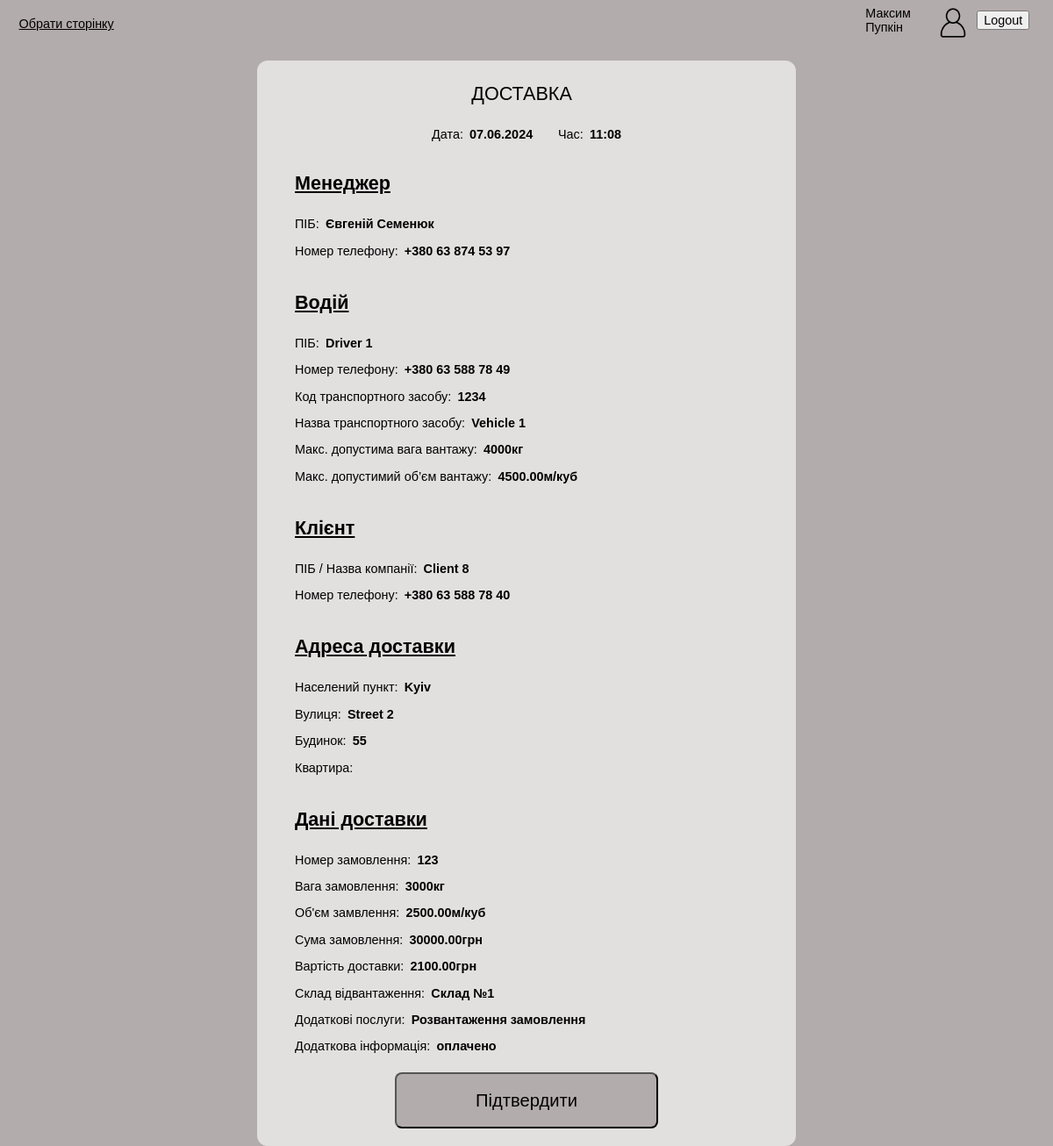
/order/6/ (signed in), run on the app's committed database.
### accounts/models.py (models this page shows, shortened)
class CustomUser(AbstractUser):
    phone_number = models.CharField(max_length=20, null=True, blank=True)

### delivery_app/models.py (models this page shows, shortened)
class OrderInfo(models.Model):
    STATUS_CHOICES = [
        ('confirmed', 'Підтверджено'),
        ('on_the_way', 'В дорозі'),
        ('delivered', 'Доставлено'),
        ('canceled', 'Відмінено')
    ]
    ADRESS_CHOICES = [
        ('address1', "Склад №1"),
        ('address2', "Склад №2")
    ]
    order_number = models.IntegerField(unique=True)
    order_weight = models.IntegerField()
    order_volume = models.DecimalField(max_digits=10, decimal_places=2)
    order_amount = models.DecimalField(max_digits=10, decimal_places=2)
    delivery_amount = models.DecimalField(max_digits=10, decimal_places=2, blank=True, null=True)
    distance = models.IntegerField()
    order_adress = models.CharField(max_length=50, choices=ADRESS_CHOICES)
    unload_service = models.BooleanField(default=False)
    manipulator_service = models.BooleanField(default=False)
    additional_info = models.TextField(blank=True, null=True)
    ship_date = models.DateField(blank=True, null=True)
    ship_time = models.TimeField(blank=True, null=True)
    status = models.CharField(max_length=20, choices=STATUS_CHOICES, default='confirmed')
    created_at = models.DateTimeField(auto_now_add=True)
    updated_at = models.DateField()
    client = models.ForeignKey(Client, on_delete=models.PROTECT, related_name='orders')
    address = models.ForeignKey(DeliveryAddress, on_delete=models.CASCADE, related_name='order')
    manager = models.ForeignKey(settings.AUTH_USER_MODEL, on_delete=models.PROTECT, related_name='manager')
    driver = models.ForeignKey(Driver, on_delete=models.PROTECT, blank=True, null=True, related_name='driver')
    class Meta:
        verbose_name_plural = 'Orders info'

class Driver(models.Model):
    name = models.CharField(max_length=100, unique=True)
    phone_number = models.CharField(max_length=20, unique=True)
    vehicle_code = models.IntegerField(unique=True)
    vehicle_name = models.CharField(max_length=50)
    vehicle_max_weight = models.IntegerField()
    vehicle_max_volume = models.DecimalField(max_digits=10, decimal_places=2)
    created_at = models.DateField(auto_now_add=True)

class Client(models.Model):
    name = models.CharField(max_length=100, unique=True)
    phone_number = models.CharField(max_length=20, unique=True)
    created_at = models.DateField(auto_now_add=True)
    class Meta:
        ordering = ['orders__created_at']

class DeliveryAddress(models.Model):
    city = models.CharField(max_length=50)
    street = models.CharField(max_length=50)
    house = models.IntegerField()
    apartment = models.IntegerField(blank=True, null=True)
    client = models.ForeignKey(Client, on_delete=models.CASCADE, related_name='addresses')
    class Meta:
        verbose_name_plural = 'Delivery addresses'

### delivery_app/views.py (the view)
# urls.py: path('order/<int:order_number>/', views.OrderDetailView.as_view(), name='order-info'),
class OrderDetailView(LoginRequiredMixin, DetailView):
    template_name = 'delivery_app/order_detail.html'
    model = models.OrderInfo
    context_object_name = 'order'
    pk_url_kwarg = 'order_number'
    def get_context_data(self, **kwargs):
        context = super().get_context_data(**kwargs)
        if 'order_id' in self.request.session:
            del self.request.session['order_id']
        if 'driver_id' in self.request.session:
            del self.request.session['driver_id']
        return context

### templates/delivery_app/order_detail.html (shortened to what this page needs)
{% extends 'base.html' %}
{% block content %}
<div class="detail">
    <div class="center">
    <h2 class="uppercase">Доставка</h2>
    <section class="marg">
        <p class="about_text">Дата:</p>
        <section class="some">
            <p class="small">{{ order.ship_date|date:"d.m.Y" }}</p>
        </section>
        <p class="about_text">Час:</p>
        <section>
            <p class="small">{{ order.ship_time|time:"H:i"}}</p>
        </section>
    </section>
    </div>
    <fieldset >
        <h2>Менеджер</h2>
        <section >
            <p class="about_text">ПІБ:</p>
            <section>
                <p class="small">{{ order.manager.first_name }} {{ order.manager.last_name }}</p>
            </section>
        </section>
        <section >
            <p class="about_text">Номер телефону:</p>
            <section>
                <p class="small">+{{ order.manager.phone_number }}</p>
            </section>
        </section>
    </fieldset>
    <fieldset >
        <h2>Водій</h2>
        <section >
            <p class="about_text">ПІБ:</p>
            <section>
                <p class="small">{{ order.driver.name }}</p>
            </section>
        </section>
        <section >
            <p class="about_text">Номер телефону:</p>
            <section>
                <p class="small">+{{ order.driver.phone_number }}</p>
            </section>
        </section>
        <section >
            <p class="about_text">Код транспортного засобу:</p>
            <section>
                <p class="small">{{ order.driver.vehicle_code }}</p>
            </section>
        </section>
        <section >
            <p class="about_text">Назва транспортного засобу:</p>
            <section>
                <p class="small">{{ order.driver.vehicle_name }}</p>
            </section>
        </section>
        <section >
            <p class="about_text">Maкс. допустима вага вантажу:</p>
            <section>
                <p class="small">{{ order.driver.vehicle_max_weight }}</p>
                <p class="small">кг</p>
            </section>
        </section>
        <section >
            <p class="about_text">Maкс. допустимий об’єм вантажу:</p>
            <section>
                <p class="small">{{ order.driver.vehicle_max_volume }}</p>
                <p class="small">м/куб</p>
            </section>
        </section>
    </fieldset>
    <fieldset >
        <h2>Клієнт</h2>
        <section >
            <p class="about_text">ПІБ / Назва компанії:</p>
            <section>
                <p class="small">{{ order.client.name }}</p>
            </section>
        </section>
        <section >
            <p class="about_text">Номер телефону:</p>
            <section>
                <p class="small">+{{ order.client.phone_number }}</p>
            </section>
        </section>
    </fieldset>
    <fieldset >
        <h2>Адреса доставки</h2>
        <section >
            <p class="about_text">Населений пункт:</p>
            <section>
                <p class="small">{{ order.address.city }}</p>
            </section>
        </section>
        <section >
            <p class="about_text">Вулиця:</p>
            <section>
                <p class="small">{{ order.address.street }}</p>
            </section>
        </section>
        <section >
            <p class="about_text">Будинок:</p>
            <section>
                <p class="small">{{ order.address.house }}</p>
            </section>
        </section>
        <section >
            <p class="about_text">Квартира:</p>
        </section>
    </fieldset>
    <fieldset>
        <h2>Дані доставки</h2>
        <section >
            <p class="about_text">Номер замовлення:</p>
            <section>
                <p class="small">{{ order.order_number }}</p>
            </section>
        </section>
        <section >
            <p class="about_text">Вага замовлення:</p>
            <section>
                <p class="small">{{ order.order_weight }}</p>
                <p class="small">кг</p>
            </section>
        </section>
        <section >
            <p class="about_text">Об'єм замвлення:</p>
            <section>
                <p class="small">{{ order.order_volume }}</p>
                <p class="small">м/куб</p>
            </section>
        </section>
        <section >
            <p class="about_text">Сума замовлення:</p>
            <section>
                <p class="small">{{ order.order_amount }}</p>
                <p class="small">грн</p>
            </section>
        </section>
        <section >
            <p class="about_text">Вартість доставки:</p>
            <section>
                <p class="small">{{ order.delivery_amount }}</p>
                <p class="small">грн</p>
            </section>
        </section>
        <section >
            <p class="about_text">Склад відвантаження:</p>
            <section>
                <p class="small">{{ order.get_order_adress_display }}</p>
            </section>
        </section>
        <section >
            <p class="about_text">Додаткові послуги:</p>
            <section>
                {% if order.unload_service %}
                <p class="small">Розвантаження замовлення</p>
                {% endif %}
            </section>
        </section>
        <section >
            <p class="about_text">Додаткова інформація:</p>
            <section>
                <p class="small">{{ order.additional_info }}</p>
            </section>
        </section>
    </fieldset>
    <input onclick='window.location.href="{% url "index" %}"' id="submit" type="submit" value="Підтвердити"/>
</div>
{% endblock %}

### templates/header_new.html (shortened to what this page needs)
{% load static %}
<header>
    <div class="dropdown">
        <button class="dropdown-toggle">Обрати сторінку</button>
    </div>
    <section>
        <p>{{ request.user.first_name }} {{ request.user.last_name }}</p>
        <img class="person" src="{% static 'img/person.png' %}">
        <form id="logout" action='{% url "logout" %}' method="post">
            <button type="submit">Logout</button>
        </form>
    </section>
</header>

### static/css/style.css (style rules this page uses)
body { width: 100%; height:100vh; margin:0; background-color: #B3ACAC; color:#000000; font-family: Arial, Helvetica, sans-serif; font-size:1.2vw; }
header { width: 100%; height: 5vh; top:0; margin: 0; padding: 0; display: flex; justify-content: space-between; }
button { font-family: Arial, Helvetica, sans-serif; font-size: 1.2vw; }
.dropdown { position: relative; display: inline-block; margin: 0.5em 1.5em; padding: 0; }
.dropdown-toggle { background-color: #B3ACAC; color: rgb(0, 0, 0); border: none; margin: 0 ; padding: 0; cursor: pointer; min-width: 10vh; min-height: 5vh; text-decoration-line: underline; }
section { display: flex; justify-content: left; margin: 0; padding: 0; }
img { width: 6vh; height: 6.5vh; margin: 0; }
.person { margin-right: 0.2em; }
form, .form, .detail { width:50%; margin: 2em auto; padding: 0.5em; background-color: rgba(255, 255, 255, 0.62); border-radius: 1.5vh; }
fieldset, .prace { border: none; margin:0.5em 2.5em; padding:0.2em 0; }
label, p { display:block; margin:0.5em 0; }
input[type="submit"] { display: block; width: 50%; margin: 0.6em auto; height: 8vh; font-size: 1.4em; background-color:#B3ACAC; color:rgb(0, 0, 0); border-color: rgb(0, 0, 0); border-radius: 1vh; }
h2 { text-decoration-line: underline; }
.uppercase { text-transform: uppercase; text-decoration: none; font-weight:lighter; margin-right: 0.5em; }
.small { text-transform:none; font-weight: bold; text-decoration: none; }
#logout { margin-top: 0.8em; margin-right: 0.3em; padding: 0; }
.about_text { margin-right: 0.5em; }
.some { margin-right: 2em; }
.center { margin: 0 auto; padding: 0; text-align: center; display: flex; justify-content: center; flex-direction: column; }
.marg { margin: 0 auto; }

### data on the page
CustomUser: user.first_name "Максим", user.last_name "Пупкін"
OrderInfo: ship_date "07.06.2024", ship_time "11:08", manager.first_name "Євгеній", manager.last_name "Семенюк", manager.phone_number "380 63 874 53 97", driver.name "Driver 1", driver.phone_number "380 63 588 78 49", driver.vehicle_code "1234", driver.vehicle_name "Vehicle 1", driver.vehicle_max_weight "4000", driver.vehicle_max_volume "4500.00", client.name "Client 8", client.phone_number "380 63 588 78 40", address.city "Kyiv", address.street "Street 2", address.house "55", order_number "123", order_weight "3000", order_volume "2500.00", order_amount "30000.00", delivery_amount "2100.00", order_adress "Склад №1", additional_info "оплачено"
